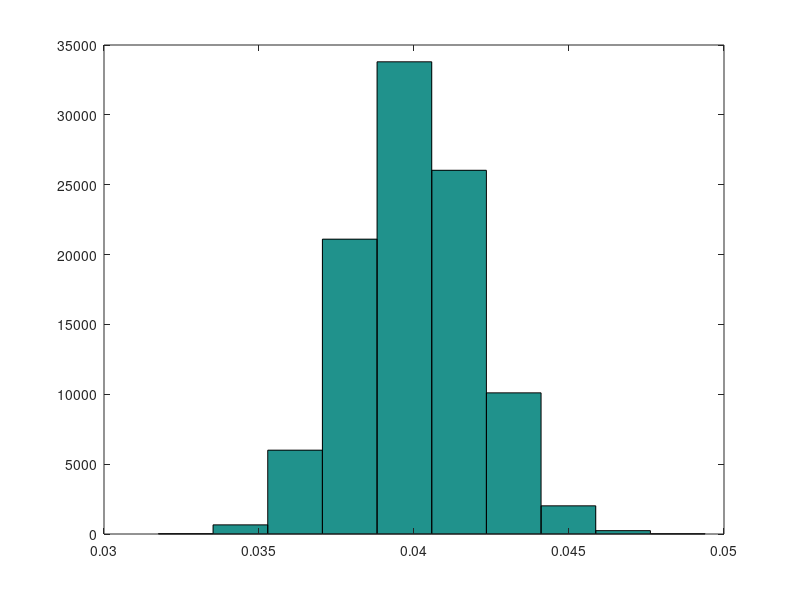
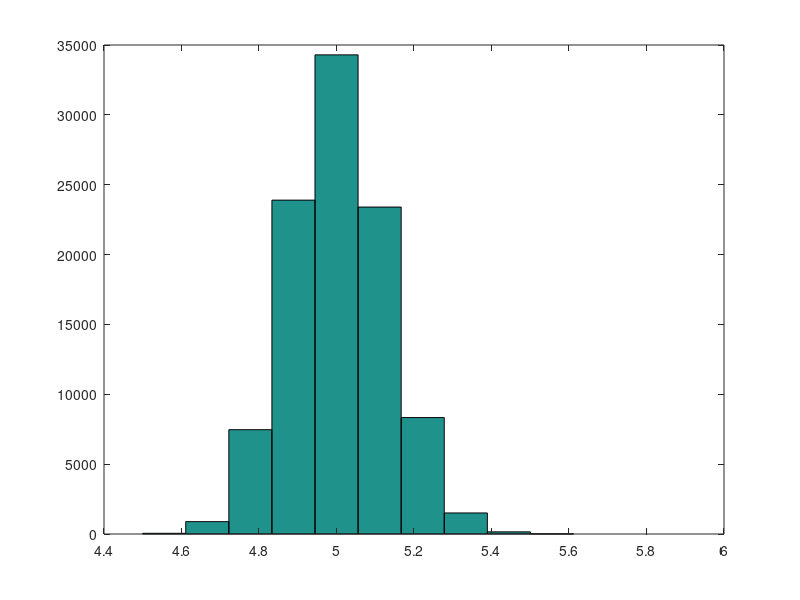

Write the MATLAB code that produced these figures, in order.
%% understanding Jbar, tau, and sigma

sigma = 5;
Jbar = .04;
tau = .0001;

nSamps = 1e5;
samps = sqrt(1./gamrnd(Jbar/tau,tau,1,nSamps));

hist(1./samps.^2)
% hist(samps)

figure; hist(samps)
mean(samps)
